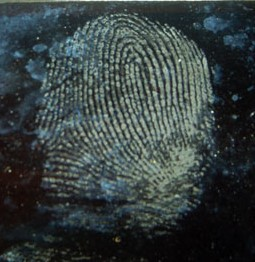
#> input picture Fingerprint-glass.jpg, 255 x 262 px, found by its file name
$ python fingerPrint.py
#> lines starting #> are read from the running program, lines starting #| are printed output that depends on the picture; after the words box and inside, x2 and y2 are one past the last pixel; in counts of white or black regions, pixels touching at a corner belong together
import cv2
import numpy as np
import matplotlib.pyplot as plt

# list of the images we wanna process
image_files = ['fingerprint-glass.jpg', 'fingerprint-glasscup.jpg', 'fingerprint-sunglasses.jpg']

# loop over each image file
for image_name in image_files:
    # load the fingerprint in grayscale
    img = cv2.imread(image_name, 0)
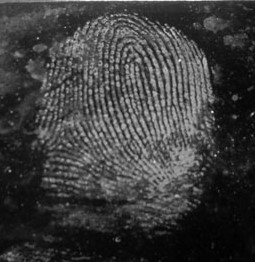
#> img: shape (262, 255); min 0, max 246, mean 61.1

    # try to improve contrast a bit so features pop more
    equalized_img = cv2.equalizeHist(img)
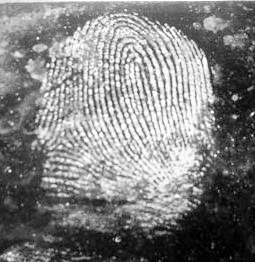
#> equalized_img: shape (262, 255); min 0, max 255, mean 128.5

    # turn image into binary (black and white) using a fixed threshold
    _, binary_img = cv2.threshold(equalized_img, 127, 255, cv2.THRESH_BINARY)
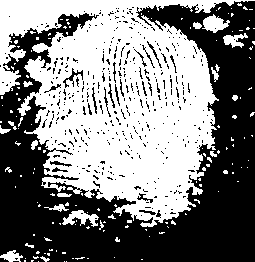
#> binary_img: shape (262, 255); 50.7% white; 417 black regions (395 under 20 px), largest, box (x1, y1, x2, y2) and area: (0, 1, 255, 262) 30569, (63, 68, 83, 88) 100, (50, 161, 72, 167) 55

    # kernel for morph operations, small 3x3 square
    kernel = np.ones((3, 3), np.uint8)

    # do dilation - grows the white areas a bit
    dilated_img = cv2.dilate(binary_img, kernel, iterations=1)
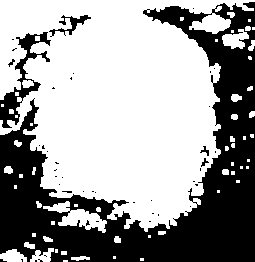
#> dilated_img: shape (262, 255); 62% white; 44 black regions (38 under 20 px), largest, box (x1, y1, x2, y2) and area: (0, 2, 255, 262) 23666, (0, 32, 51, 128) 1231, (49, 15, 91, 37) 252, (200, 146, 209, 156) 36, (201, 158, 209, 167) 28, (8, 59, 15, 67) 22

    # do erosion - shrinks the white areas a bit
    eroded_img = cv2.erode(binary_img, kernel, iterations=1)
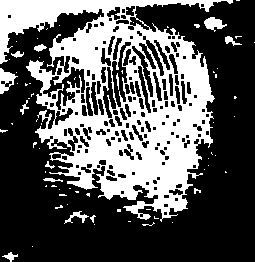
#> eroded_img: shape (262, 255); 35% white; 71 white regions (57 under 20 px), largest, box (x1, y1, x2, y2) and area: (0, 0, 233, 222) 22136, (0, 68, 18, 94) 229, (204, 17, 227, 32) 189

    # opening = erosion followed by dilation, good for removing small noise
    opening_img = cv2.morphologyEx(binary_img, cv2.MORPH_OPEN, kernel)
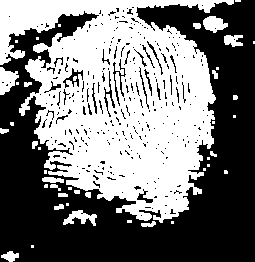
#> opening_img: shape (262, 255); 48% white; 43 white regions (23 under 20 px), largest, box (x1, y1, x2, y2) and area: (0, 0, 234, 223) 30087, (0, 67, 19, 95) 331, (203, 16, 228, 33) 278

    # closing = dilation followed by erosion, fills small holes
    closing_img = cv2.morphologyEx(binary_img, cv2.MORPH_CLOSE, kernel)
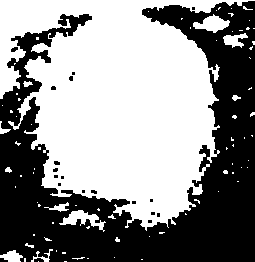
#> closing_img: shape (262, 255); 55.8% white; 20 black regions (15 under 20 px), largest, box (x1, y1, x2, y2) and area: (0, 1, 255, 262) 29255, (34, 258, 44, 262) 32, (11, 47, 18, 52) 26, (0, 258, 8, 262) 24, (54, 161, 60, 165) 21

    # show all the results together for comparison
    fig, axs = plt.subplots(2, 3, figsize=(15, 10))

    axs[0, 0].imshow(binary_img, cmap='gray')
    axs[0, 0].set_title('Binary Image')

    axs[0, 1].imshow(dilated_img, cmap='gray')
    axs[0, 1].set_title('Dilated Image')

    axs[0, 2].imshow(eroded_img, cmap='gray')
    axs[0, 2].set_title('Eroded Image')

    axs[1, 0].imshow(opening_img, cmap='gray')
    axs[1, 0].set_title('Opening Image')

    axs[1, 1].imshow(closing_img, cmap='gray')
    axs[1, 1].set_title('Closing Image')

    axs[1, 2].imshow(equalized_img, cmap='gray')
    axs[1, 2].set_title('Equalized Image')

    for ax in axs.flat:
        ax.axis('off')  # no axis lines

    # save the figure with modified image name
    output_image_name = image_name.split('.')[0] + '_morphology.png'
    plt.savefig(output_image_name)

    plt.close(fig)  # close the plot to not clutter memory

    print(f"Processed and saved {output_image_name}")
#> pass 2 of the loop `for image_name in image_files:`:
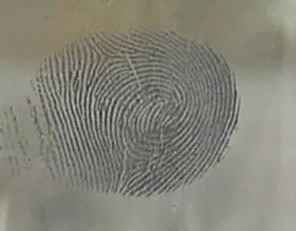
#> input picture fingerprint-glasscup.jpg, 296 x 231 px
#> img: shape (231, 296)
#> equalized_img: shape (231, 296)
#> `_, binary_img = cv2.threshold(equalized_img, 127, 255, cv2.THRESH_BINA..`:
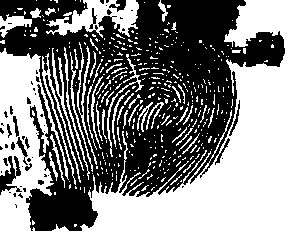
#> binary_img: shape (231, 296); 50.6% white; 53 black regions (38 under 20 px), largest, box (x1, y1, x2, y2) and area: (0, 0, 285, 231) 32541, (0, 156, 22, 195) 371, (109, 0, 126, 12) 106
#> dilated_img: shape (231, 296); 72% white; 342 black regions (318 under 20 px), largest, box (x1, y1, x2, y2) and area: (93, 0, 284, 191) 11311, (27, 163, 97, 231) 2463, (0, 18, 95, 93) 1903
#> eroded_img: shape (231, 296); 36.3% white; 93 white regions (86 under 20 px), largest, box (x1, y1, x2, y2) and area: (83, 0, 296, 231) 18787, (0, 52, 51, 231) 4563, (51, 0, 108, 34) 605
#> opening_img: shape (231, 296); 41.1% white; 71 white regions (48 under 20 px), largest, box (x1, y1, x2, y2) and area: (82, 0, 296, 231) 19488, (0, 51, 52, 231) 5722, (50, 0, 116, 35) 905
#> `closing_img = cv2.morphologyEx(binary_img, cv2.MORPH_CLOSE, kernel)`:
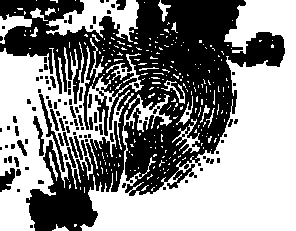
#> closing_img: shape (231, 296); 54.6% white; 108 black regions (67 under 20 px), largest, box (x1, y1, x2, y2) and area: (0, 0, 285, 231) 27962, (39, 94, 65, 172) 301, (95, 88, 109, 136) 264
#> pass 3 of the loop `for image_name in image_files:`:
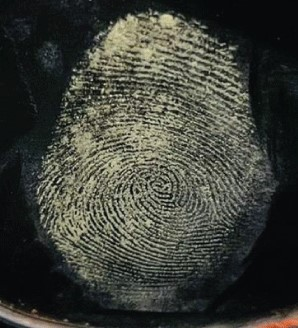
#> input picture fingerprint-sunglasses.jpg, 298 x 328 px
#> img: shape (328, 298)
#> equalized_img: shape (328, 298)
#> `_, binary_img = cv2.threshold(equalized_img, 127, 255, cv2.THRESH_BINA..`:
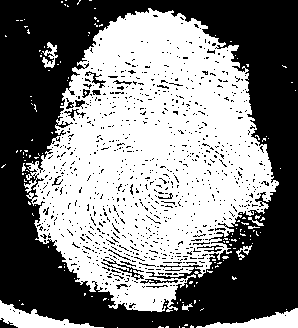
#> binary_img: shape (328, 298); 50% white; 901 black regions (875 under 20 px), largest, box (x1, y1, x2, y2) and area: (0, 0, 298, 328) 44756, (101, 258, 144, 280) 167, (85, 71, 106, 88) 93
#> dilated_img: shape (328, 298); 59% white; 38 black regions (35 under 20 px), largest, box (x1, y1, x2, y2) and area: (0, 0, 298, 328) 39935, (0, 321, 15, 328) 51, (241, 220, 255, 225) 21
#> eroded_img: shape (328, 298); 33.6% white; 150 white regions (136 under 20 px), largest, box (x1, y1, x2, y2) and area: (37, 10, 272, 311) 30355, (0, 302, 93, 328) 828, (206, 309, 298, 328) 724
#> opening_img: shape (328, 298); 46.5% white; 61 white regions (38 under 20 px), largest, box (x1, y1, x2, y2) and area: (36, 9, 279, 312) 42157, (0, 301, 94, 328) 1035, (205, 308, 298, 328) 855
#> `closing_img = cv2.morphologyEx(binary_img, cv2.MORPH_CLOSE, kernel)`:
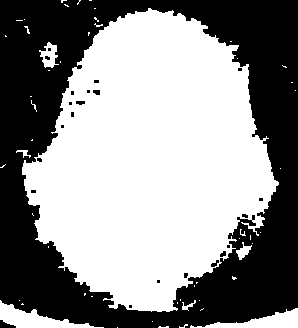
#> closing_img: shape (328, 298); 55.7% white; 23 black regions (17 under 20 px), largest, box (x1, y1, x2, y2) and area: (0, 0, 298, 328) 42904, (0, 320, 16, 328) 74, (93, 90, 100, 95) 30, (76, 101, 85, 105) 30, (211, 260, 219, 267) 30, (220, 251, 226, 257) 26
